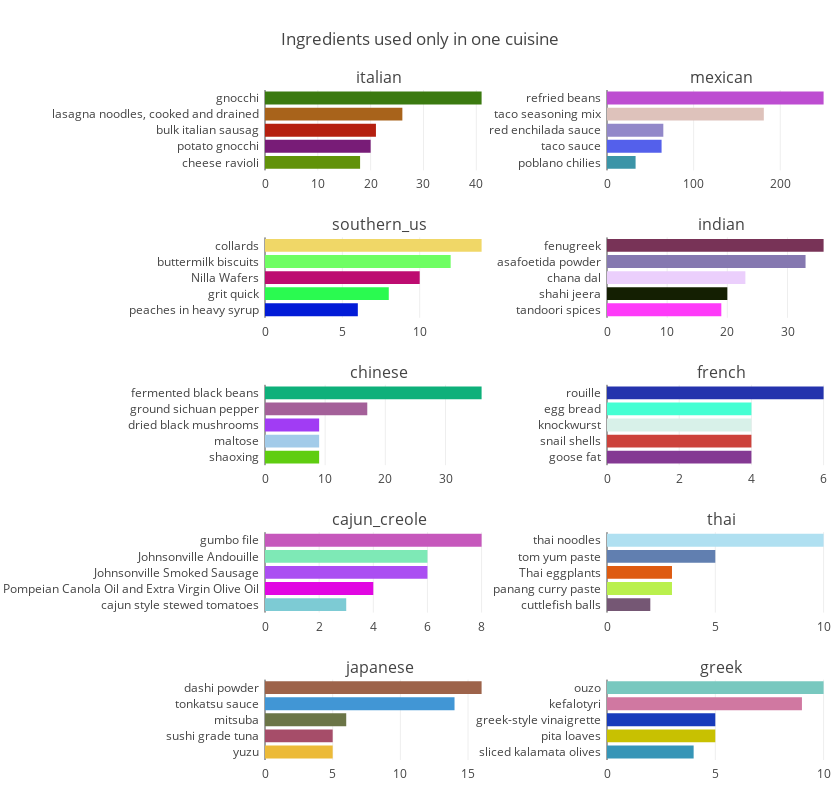

Notebook source saved alongside this figure:
### Markdown cell above
Now let's make some vizualizations of our findings about the "special" ingredients

### Code cell
# Vizualization of specific ingredients in the first 10 cuisines
labels = [i for i in train_data.cuisine.value_counts().index][0:10]
totalPlot = 10
y = [[item]*2 for item in range(1,10)]
y = list(chain.from_iterable(y))
z = [1,2]*int((totalPlot/2))

fig = tools.make_subplots(rows= 5, cols=2, subplot_titles= labels, specs = [[{}, {}],[{}, {}],[{}, {}],[{}, {}],[{}, {}]],  horizontal_spacing = 0.20)
traces = []
for i,e in enumerate(labels): 
    cuisinespec= cuisine_unique(e, 5, allingredients)
    trace = go.Bar(
            x= cuisinespec['count'].values[::-1],
            y=  cuisinespec['ingredient'].values[::-1],
            orientation = 'h',marker = dict(color = random_colours(5),))
    traces.append(trace)

for t,y,z in zip(traces,y,z):
    fig.append_trace(t, y,z)

    fig['layout'].update(height=800, width=840,
    margin=dict(l=265,r=5,b=40,t=90,pad=5), showlegend=False, title='Ingredients used only in one cuisine')

iplot(fig, filename='horizontal-bar')

### Figure 1 — Plotly figure (JSON) as saved in the notebook; plotly's stock layout.template omitted (floating-point values rounded to 4 significant figures)
{"data": [{"marker": {"color": ["#619209", "#781C77", "#B5200F", "#A8631B", "#3B7A10"]}, "orientation": "h", "type": "bar", "uid": "f39ce01e-3cee-4a61-97ec-762ec206d742", "x": [18, 20, 21, 26, 41], "xaxis": "x", "y": ["cheese ravioli", "potato gnocchi", "bulk italian sausag", "lasagna noodles, cooked and drained", "gnocchi"], "yaxis": "y"}, {"marker": {"color": ["#3B94A7", "#5460EB", "#9288C9", "#DEC2BB", "#BD4DD1"]}, "orientation": "h", "type": "bar", "uid": "866950be-acac-4106-9312-3d1749e67fb4", "x": [33, 63, 65, 181, 250], "xaxis": "x2", "y": ["poblano chilies", "taco sauce", "red enchilada sauce", "taco seasoning mix", "refried beans"], "yaxis": "y2"}, {"marker": {"color": ["#021BD7", "#2AFA50", "#BD0C70", "#6FFE63", "#F0D767"]}, "orientation": "h", "type": "bar", "uid": "a5f7dfe6-fb09-44af-9112-47c81a6096f2", "x": [6, 8, 10, 12, 14], "xaxis": "x3", "y": ["peaches in heavy syrup", "grit quick", "Nilla Wafers", "buttermilk biscuits", "collards"], "yaxis": "y3"}, {"marker": {"color": ["#FE3AF9", "#141F02", "#EBCFFC", "#8578B0", "#783357"]}, "orientation": "h", "type": "bar", "uid": "0c7a31d4-3c95-4de0-adbc-0c0590162c94", "x": [19, 20, 23, 33, 36], "xaxis": "x4", "y": ["tandoori spices", "shahi jeera", "chana dal", "asafoetida powder", "fenugreek"], "yaxis": "y4"}, {"marker": {"color": ["#5FCD10", "#A2CBE9", "#A13CF4", "#A46099", "#0EB07A"]}, "orientation": "h", "type": "bar", "uid": "f018074e-0917-4382-b654-9c103fef8050", "x": [9, 9, 9, 17, 36], "xaxis": "x5", "y": ["shaoxing", "maltose", "dried black mushrooms", "ground sichuan pepper", "fermented black beans"], "yaxis": "y5"}, {"marker": {"color": ["#843993", "#CC423B", "#D8F1E9", "#45FFD3", "#2433AD"]}, "orientation": "h", "type": "bar", "uid": "2bb8446c-2390-4336-b6d2-a8977fbb58d1", "x": [4, 4, 4, 4, 6], "xaxis": "x6", "y": ["goose fat", "snail shells", "knockwurst", "egg bread", "rouille"], "yaxis": "y6"}, {"marker": {"color": ["#7DCBD4", "#E107E2", "#AB4EF2", "#7EE9B6", "#C658BC"]}, "orientation": "h", "type": "bar", "uid": "11c45889-a12c-4a54-bdb0-56ad9a481fb0", "x": [3, 4, 6, 6, 8], "xaxis": "x7", "y": ["cajun style stewed tomatoes", "Pompeian Canola Oil and Extra Virgin Olive Oil", "Johnsonville Smoked Sausage", "Johnsonville Andouille", "gumbo file"], "yaxis": "y7"}, {"marker": {"color": ["#755774", "#BAF04D", "#DE5B11", "#617FB0", "#B0E0F1"]}, "orientation": "h", "type": "bar", "uid": "0cddf38e-4dec-4439-8d36-3460eb2c7f9d", "x": [2, 3, 3, 5, 10], "xaxis": "x8", "y": ["cuttlefish balls", "panang curry paste", "Thai eggplants", "tom yum paste", "thai noodles"], "yaxis": "y8"}, {"marker": {"color": ["#ECBA38", "#A64D69", "#6B7547", "#4196D5", "#9D634A"]}, "orientation": "h", "type": "bar", "uid": "11d04d81-4daa-4fa4-9e02-3fe38fbe5270", "x": [5, 5, 6, 14, 16], "xaxis": "x9", "y": ["yuzu", "sushi grade tuna", "mitsuba", "tonkatsu sauce", "dashi powder"], "yaxis": "y9"}, {"marker": {"color": ["#3695B7", "#C8C101", "#183BBB", "#D078A1", "#78C8BF"]}, "orientation": "h", "type": "bar", "uid": "604e5e95-dec5-423a-b6bc-e898f30e96e8", "x": [4, 5, 5, 9, 10], "xaxis": "x10", "y": ["sliced kalamata olives", "pita loaves", "greek-style vinaigrette", "kefalotyri", "ouzo"], "yaxis": "y10"}], "layout": {"annotations": [{"font": {"size": 16}, "showarrow": false, "text": "italian", "x": 0.2, "xanchor": "center", "xref": "paper", "y": 1, "yanchor": "bottom", "yref": "paper"}, {"font": {"size": 16}, "showarrow": false, "text": "mexican", "x": 0.8, "xanchor": "center", "xref": "paper", "y": 1, "yanchor": "bottom", "yref": "paper"}, {"font": {"size": 16}, "showarrow": false, "text": "southern_us", "x": 0.2, "xanchor": "center", "xref": "paper", "y": 0.78, "yanchor": "bottom", "yref": "paper"}, {"font": {"size": 16}, "showarrow": false, "text": "indian", "x": 0.8, "xanchor": "center", "xref": "paper", "y": 0.78, "yanchor": "bottom", "yref": "paper"}, {"font": {"size": 16}, "showarrow": false, "text": "chinese", "x": 0.2, "xanchor": "center", "xref": "paper", "y": 0.56, "yanchor": "bottom", "yref": "paper"}, {"font": {"size": 16}, "showarrow": false, "text": "french", "x": 0.8, "xanchor": "center", "xref": "paper", "y": 0.56, "yanchor": "bottom", "yref": "paper"}, {"font": {"size": 16}, "showarrow": false, "text": "cajun_creole", "x": 0.2, "xanchor": "center", "xref": "paper", "y": 0.34, "yanchor": "bottom", "yref": "paper"}, {"font": {"size": 16}, "showarrow": false, "text": "thai", "x": 0.8, "xanchor": "center", "xref": "paper", "y": 0.34, "yanchor": "bottom", "yref": "paper"}, {"font": {"size": 16}, "showarrow": false, "text": "japanese", "x": 0.2, "xanchor": "center", "xref": "paper", "y": 0.12, "yanchor": "bottom", "yref": "paper"}, {"font": {"size": 16}, "showarrow": false, "text": "greek", "x": 0.8, "xanchor": "center", "xref": "paper", "y": 0.12, "yanchor": "bottom", "yref": "paper"}], "height": 800, "margin": {"b": 40, "l": 265, "pad": 5, "r": 5, "t": 90}, "showlegend": false, "title": {"text": "Ingredients used only in one cuisine"}, "width": 840, "xaxis": {"anchor": "y", "domain": [0, 0.4]}, "xaxis10": {"anchor": "y10", "domain": [0.6, 1]}, "xaxis2": {"anchor": "y2", "domain": [0.6, 1]}, "xaxis3": {"anchor": "y3", "domain": [0, 0.4]}, "xaxis4": {"anchor": "y4", "domain": [0.6, 1]}, "xaxis5": {"anchor": "y5", "domain": [0, 0.4]}, "xaxis6": {"anchor": "y6", "domain": [0.6, 1]}, "xaxis7": {"anchor": "y7", "domain": [0, 0.4]}, "xaxis8": {"anchor": "y8", "domain": [0.6, 1]}, "xaxis9": {"anchor": "y9", "domain": [0, 0.4]}, "yaxis": {"anchor": "x", "domain": [0.88, 1]}, "yaxis10": {"anchor": "x10", "domain": [0, 0.12]}, "yaxis2": {"anchor": "x2", "domain": [0.88, 1]}, "yaxis3": {"anchor": "x3", "domain": [0.66, 0.78]}, "yaxis4": {"anchor": "x4", "domain": [0.66, 0.78]}, "yaxis5": {"anchor": "x5", "domain": [0.44, 0.56]}, "yaxis6": {"anchor": "x6", "domain": [0.44, 0.56]}, "yaxis7": {"anchor": "x7", "domain": [0.22, 0.34]}, "yaxis8": {"anchor": "x8", "domain": [0.22, 0.34]}, "yaxis9": {"anchor": "x9", "domain": [0, 0.12]}}}
